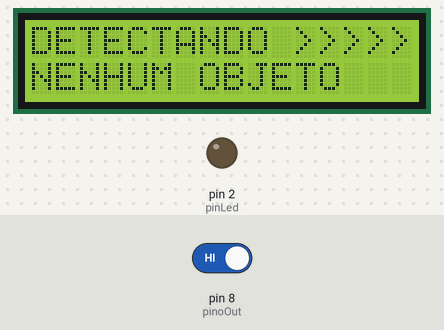
Recording of a sketch running on a simulated Arduino Uno, built with avr-gcc and run on an emulated ATmega328P. On the bench: 16×2 character LCD, output pins drawn as LEDs (lit = HIGH). Inputs (shaded band) come from the test bench; at power-on: pin 8 (pinoOut) HIGH. What the sketch prints to the serial monitor is not drawn.

Above: at 1.2 s.
1.3 s: pin 8 (pinoOut) driven LOW
At 2.2 s:
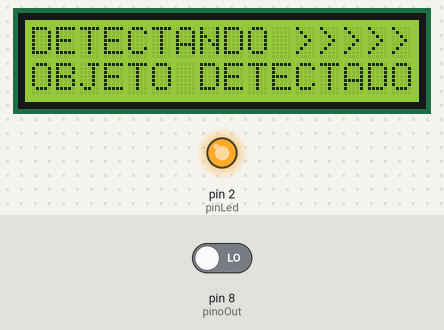
2.8 s: pin 8 (pinoOut) driven HIGH
At 3.2 s:
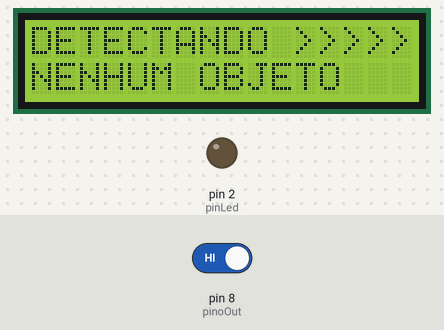
Timing chart, 0 to 5.8 s (numbered marks = the images above; inputs shaded):
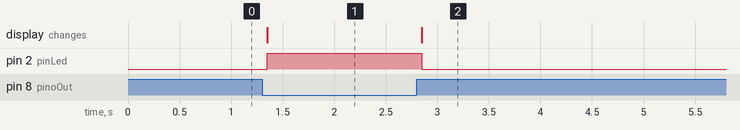

Measured:
- after the input at 1.3 s, pin 2 (pinLed): LOW → HIGH after 0.05 s; the display: changes after 0.05 s (image 1)
- after the input at 2.8 s, pin 2 (pinLed): HIGH → LOW after 0.05 s; the display: changes after 0.05 s (image 2)

The sketch:

avoid.ino
```cpp
// Open Source
#include <Wire.h> //INCLUSÃO DE BIBLIOTECA
#include <LiquidCrystal_I2C.h> //INCLUSÃO DE BIBLIOTECA

LiquidCrystal_I2C lcd(0x27,2,1,0,4,5,6,7,3, POSITIVE);

const int pinoOut = 8; //PINO DIGITAL UTILIZADO PELO MÓDULO
int pinLed = 2;

void setup(){
  pinMode(pinoOut, INPUT); //DEFINE O PINO COMO ENTRADA
  Serial.begin (9600); //INICIALIZA A SERIAL
  lcd.begin (16,2); //SETA A QUANTIDADE DE COLUNAS(16) E O NÚMERO DE LINHAS(2) DO DISPLAY
  lcd.setBacklight(HIGH); //LIGA O BACKLIGHT (LUZ DE FUNDO)
  pinMode(2, OUTPUT);
}

void loop(){
  lcd.setCursor(0,0); //SETA A POSIÇÃO DO CURSOR
  lcd.print("DETECTANDO >>>>> "); //IMPRIME O TEXTO NO DISPLAY LCD

  if(digitalRead(pinoOut) == LOW){ //SE LEITURA DO PINO FOR IGUAL A LOW, FAZ
    Serial.println ("Objeto detectado"); //IMPRIME O TEXTO NO MONITOR SERIAL
    lcd.setCursor(0,1); //SETA A POSIÇÃO DO CURSOR
    lcd.print("OBJETO DETECTADO       ");
    digitalWrite(pinLed, HIGH);
  }else{ //SENÃO, FAZ
    Serial.println ("Nenhum objeto detectado"); //IMPRIME O TEXTO NO MONITOR SERIAL
    lcd.setCursor(0,1); //SETA A POSIÇÃO DO CURSOR
    lcd.print("NENHUM OBJETO       ");
    digitalWrite(pinLed, LOW);
  }
}
```
